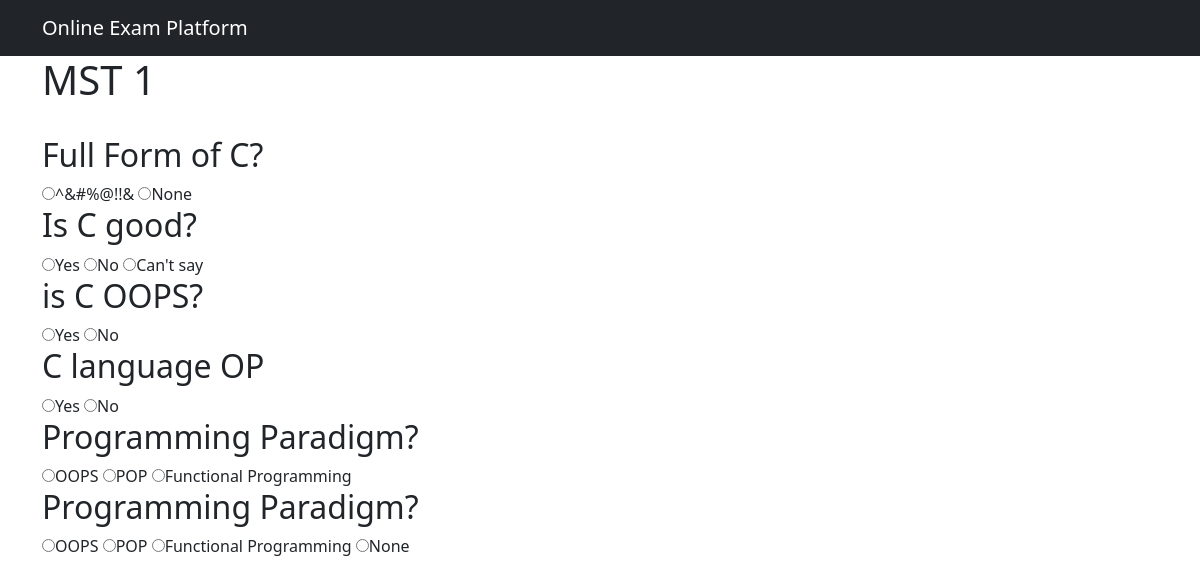
The app's page /exams/1/ with its own data.
### exams/models.py (models this page shows, shortened)
class Exam(models.Model):
    created_at = models.DateTimeField(auto_now_add=True)
    title = models.CharField(max_length=255)
    status = models.CharField(max_length=255, choices=EXAM_STATUS_CHOICE, default='offline')
    subject = models.ForeignKey(Subject, on_delete=models.CASCADE, related_name='subject')
    num_questions = models.IntegerField()
    passing_marks = models.FloatField()

class Question(models.Model):
    exam = models.ForeignKey(Exam, on_delete=models.CASCADE, related_name='exam')
    question = models.CharField(max_length=255, default='demo question')
    answer = models.CharField(max_length=255)
    marks = models.IntegerField(default=2)
    created_at = models.DateTimeField(auto_now_add=True)

class Option(models.Model):
    question = models.ForeignKey(Question, on_delete=models.CASCADE, related_name='questions')
    option = models.CharField(max_length=255)
    created_at = models.DateTimeField(auto_now_add=True)

### exams/views.py (the view)
# urls.py: path('<int:pk>/', ExamView.as_view(), name='exam'),
class ExamView(DetailView):
    model = Exam
    template_name = 'exam_page.html'
    def get_context_data(self,*args, **kwargs):
        context = super(ExamView, self).get_context_data(*args, **kwargs)
        questions = Question.objects.filter(exam=self.kwargs['pk'])
        options = Option.objects.all()
        context["questions"] = questions
        context["options"] = options
        return context

### exams/templates/exam_page.html
{% extends 'base.html' %}
{% block content %}
    <h1>{{ exam.title }}</h1>
    <br>
    {% for question in questions %}
        <h2>{{ question.question }}</h2>
        {% for option in options %}
            {% if option.question.id == question.id %}
                    <input type="radio" value="{{ option.option }}">{{ option.option }}
            {% endif %}
        {% endfor %}
    {% endfor %}
{% endblock %}

### exams/templates/base.html (shortened to what this page needs)
<!DOCTYPE html>
<html lang="en">
<head>
    <link href="https://cdn.jsdelivr.net/npm/bootstrap@5.0.0-beta3/dist/css/bootstrap.min.css" rel="stylesheet">
</head>
<body>
    <nav class="navbar navbar-expand-lg navbar-dark bg-dark">
        <div class="container">
            <a class="navbar-brand" href="{% url 'home' %}">Online Exam Platform</a>
        </div>
    </nav>
    <div class="container">
        {% block content %}
        {% endblock %}
    </div>
</body>
</html>

### records on screen
Exam: title "MST 1"
Question: question "Full Form of C?"
Option: option "^&#%@!!&"
Option: option "None"
Question: question "Is C good?"
Option: option "Yes"
Option: option "No"
Option: option "Can't say"
Question: question "is C OOPS?"
Option: option "Yes"
Option: option "No"
Question: question "C language OP"
Option: option "Yes"
Option: option "No"
Question: question "Programming Paradigm?"
Option: option "OOPS"
Option: option "POP"
Option: option "Functional Programming"
Question: question "Programming Paradigm?"
Option: option "OOPS"
Option: option "POP"
Option: option "Functional Programming"
Option: option "None"
